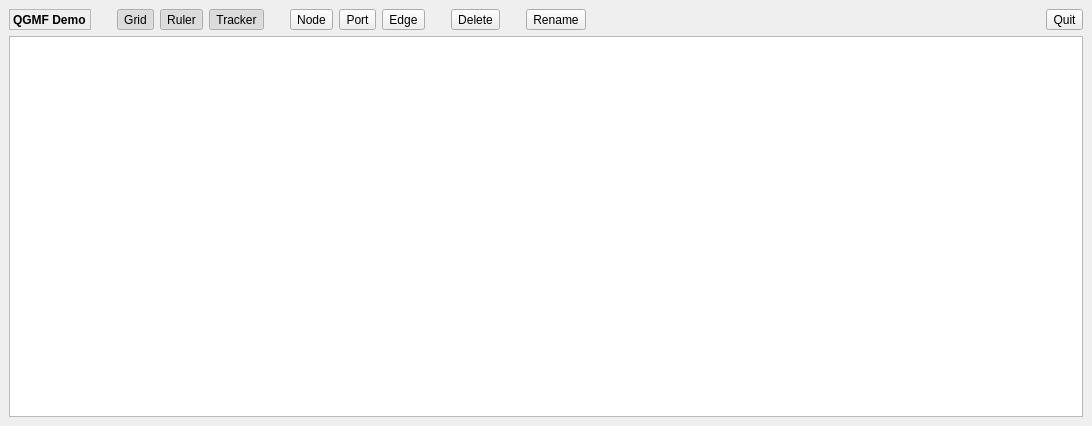
<?xml version="1.0" encoding="UTF-8"?>
<ui version="4.0">
 <class>MainWindow</class>
 <widget class="QMainWindow" name="MainWindow">
  <property name="geometry">
   <rect>
    <x>0</x>
    <y>0</y>
    <width>1092</width>
    <height>426</height>
   </rect>
  </property>
  <property name="windowTitle">
   <string>QGMF Demo</string>
  </property>
  <widget class="QWidget" name="centralwidget">
   <layout class="QGridLayout" name="gridLayout_2">
    <item row="0" column="0">
     <layout class="QGridLayout" name="gridLayout">
      <item row="0" column="10">
       <spacer name="horizontalSpacer_3">
        <property name="orientation">
         <enum>Qt::Horizontal</enum>
        </property>
        <property name="sizeType">
         <enum>QSizePolicy::Fixed</enum>
        </property>
        <property name="sizeHint" stdset="0">
         <size>
          <width>20</width>
          <height>20</height>
         </size>
        </property>
       </spacer>
      </item>
      <item row="0" column="5">
       <spacer name="horizontalSpacer_6">
        <property name="orientation">
         <enum>Qt::Horizontal</enum>
        </property>
        <property name="sizeType">
         <enum>QSizePolicy::Fixed</enum>
        </property>
        <property name="sizeHint" stdset="0">
         <size>
          <width>20</width>
          <height>20</height>
         </size>
        </property>
       </spacer>
      </item>
      <item row="0" column="12">
       <widget class="QToolButton" name="toolButton_3">
        <property name="text">
         <string>Delete</string>
        </property>
        <property name="icon">
         <iconset theme="list-remove-del">
          <normaloff>.</normaloff>.</iconset>
        </property>
        <property name="toolButtonStyle">
         <enum>Qt::ToolButtonTextUnderIcon</enum>
        </property>
       </widget>
      </item>
      <item row="0" column="7">
       <widget class="QToolButton" name="toolButton_5">
        <property name="text">
         <string>Port</string>
        </property>
        <property name="icon">
         <iconset theme="list-add">
          <normaloff>.</normaloff>.</iconset>
        </property>
        <property name="toolButtonStyle">
         <enum>Qt::ToolButtonTextUnderIcon</enum>
        </property>
       </widget>
      </item>
      <item row="0" column="6">
       <widget class="QToolButton" name="toolButton">
        <property name="text">
         <string>Node</string>
        </property>
        <property name="icon">
         <iconset theme="list-add">
          <normaloff>.</normaloff>.</iconset>
        </property>
        <property name="toolButtonStyle">
         <enum>Qt::ToolButtonTextUnderIcon</enum>
        </property>
       </widget>
      </item>
      <item row="0" column="0">
       <widget class="QLabel" name="label">
        <property name="font">
         <font>
          <weight>75</weight>
          <bold>true</bold>
         </font>
        </property>
        <property name="frameShape">
         <enum>QFrame::StyledPanel</enum>
        </property>
        <property name="frameShadow">
         <enum>QFrame::Raised</enum>
        </property>
        <property name="text">
         <string>QGMF Demo</string>
        </property>
       </widget>
      </item>
      <item row="0" column="17">
       <widget class="QToolButton" name="quitBtn">
        <property name="text">
         <string>Quit</string>
        </property>
        <property name="icon">
         <iconset theme="application-exit">
          <normaloff>.</normaloff>.</iconset>
        </property>
        <property name="toolButtonStyle">
         <enum>Qt::ToolButtonTextUnderIcon</enum>
        </property>
       </widget>
      </item>
      <item row="0" column="13">
       <spacer name="horizontalSpacer_4">
        <property name="orientation">
         <enum>Qt::Horizontal</enum>
        </property>
        <property name="sizeType">
         <enum>QSizePolicy::Fixed</enum>
        </property>
        <property name="sizeHint" stdset="0">
         <size>
          <width>20</width>
          <height>20</height>
         </size>
        </property>
       </spacer>
      </item>
      <item row="0" column="14">
       <widget class="QToolButton" name="toolButton_4">
        <property name="text">
         <string>Rename</string>
        </property>
        <property name="icon">
         <iconset theme="document-properties">
          <normaloff>.</normaloff>.</iconset>
        </property>
        <property name="toolButtonStyle">
         <enum>Qt::ToolButtonTextUnderIcon</enum>
        </property>
       </widget>
      </item>
      <item row="0" column="3">
       <widget class="QToolButton" name="rulerBtn">
        <property name="text">
         <string>Ruler</string>
        </property>
        <property name="checkable">
         <bool>true</bool>
        </property>
        <property name="checked">
         <bool>true</bool>
        </property>
        <property name="toolButtonStyle">
         <enum>Qt::ToolButtonTextUnderIcon</enum>
        </property>
       </widget>
      </item>
      <item row="0" column="8">
       <widget class="QToolButton" name="toolButton_2">
        <property name="text">
         <string>Edge</string>
        </property>
        <property name="icon">
         <iconset theme="list-add">
          <normaloff>.</normaloff>.</iconset>
        </property>
        <property name="toolButtonStyle">
         <enum>Qt::ToolButtonTextUnderIcon</enum>
        </property>
       </widget>
      </item>
      <item row="0" column="16">
       <spacer name="horizontalSpacer">
        <property name="orientation">
         <enum>Qt::Horizontal</enum>
        </property>
        <property name="sizeHint" stdset="0">
         <size>
          <width>40</width>
          <height>20</height>
         </size>
        </property>
       </spacer>
      </item>
      <item row="0" column="2">
       <widget class="QToolButton" name="gridBtn">
        <property name="text">
         <string>Grid</string>
        </property>
        <property name="checkable">
         <bool>true</bool>
        </property>
        <property name="checked">
         <bool>true</bool>
        </property>
        <property name="toolButtonStyle">
         <enum>Qt::ToolButtonTextUnderIcon</enum>
        </property>
       </widget>
      </item>
      <item row="0" column="1">
       <spacer name="horizontalSpacer_5">
        <property name="orientation">
         <enum>Qt::Horizontal</enum>
        </property>
        <property name="sizeType">
         <enum>QSizePolicy::Fixed</enum>
        </property>
        <property name="sizeHint" stdset="0">
         <size>
          <width>20</width>
          <height>20</height>
         </size>
        </property>
       </spacer>
      </item>
      <item row="0" column="4">
       <widget class="QToolButton" name="trackerBtn">
        <property name="text">
         <string>Tracker</string>
        </property>
        <property name="checkable">
         <bool>true</bool>
        </property>
        <property name="checked">
         <bool>true</bool>
        </property>
        <property name="toolButtonStyle">
         <enum>Qt::ToolButtonTextUnderIcon</enum>
        </property>
       </widget>
      </item>
     </layout>
    </item>
    <item row="1" column="0">
     <widget class="QGMF::View" name="view"/>
    </item>
   </layout>
  </widget>
 </widget>
 <customwidgets>
  <customwidget>
   <class>QGMF::View</class>
   <extends>QGraphicsView</extends>
   <header>QGMFGraphics.h</header>
  </customwidget>
 </customwidgets>
 <resources/>
 <connections/>
</ui>
